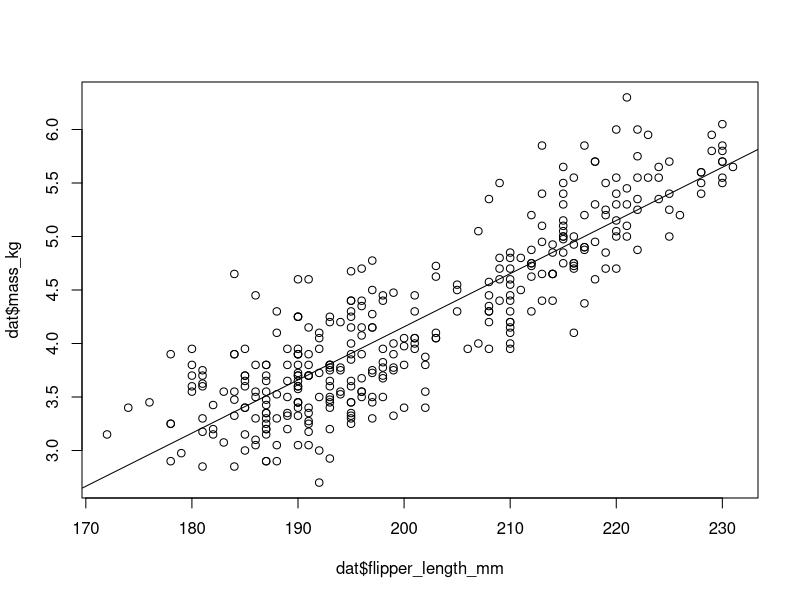
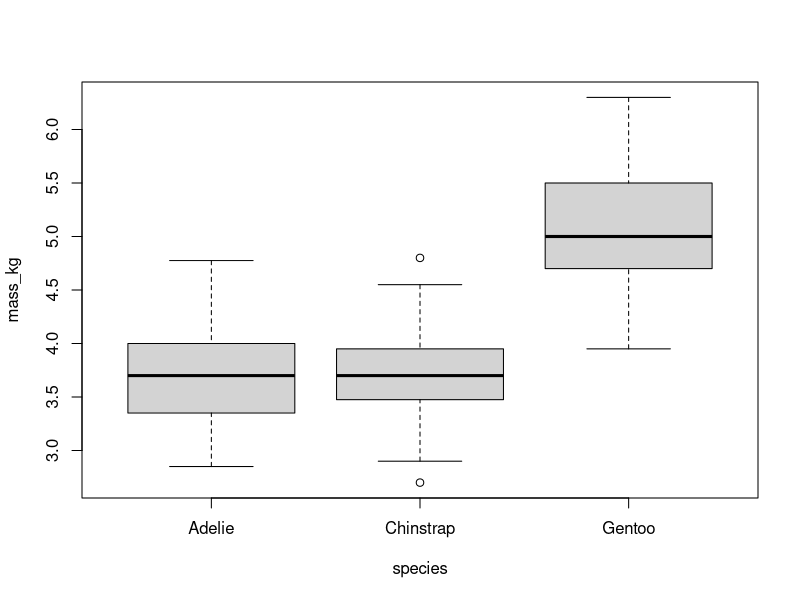

Generate these figures, in order, with R:
dat <- read.csv("cleaned_data.csv")

fit <- lm(mass_kg ~ flipper_length_mm, data = dat)
summary(fit)
saveRDS(fit, "model_fit.rds")

png("fig-mass-flipper.png", width = 600, height = 400)
plot(dat$flipper_length_mm, dat$mass_kg)
abline(fit)
dev.off()

png("fig-species.png", width = 600, height = 400)
boxplot(mass_kg ~ species, data = dat)
dev.off()
